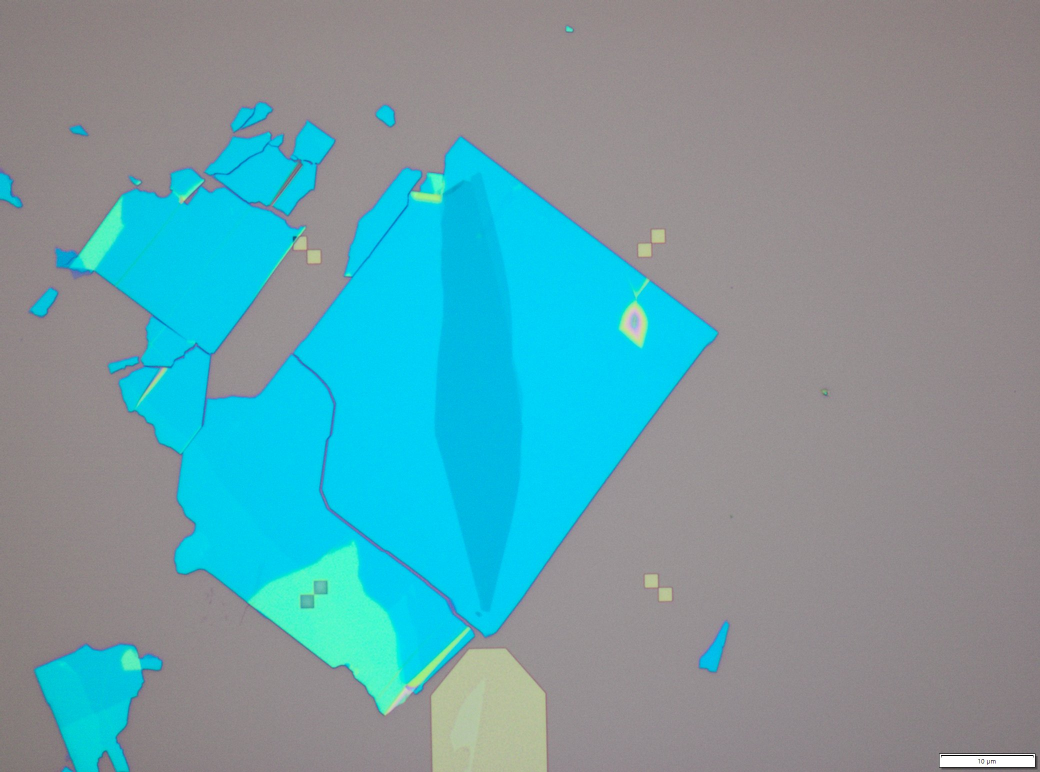
#> input picture tests_resources/ml08/bottom_part.jpg, 2080 x 1544 px (shown at 1/2 size)
$ python ecc_register.py --raw ../../../../../tests_resources/ml08/bottom_part.jpg --lut ../../../../../tests_resources/ml08/full_stack_raw.jpg --output-dir out
#> lines starting #> are read from the running program, lines starting #| are printed output that depends on the picture
#> in main, raw_img is the input picture: shape (1544, 2080, 3); mean B, G, R 165, 157.1, 109.8
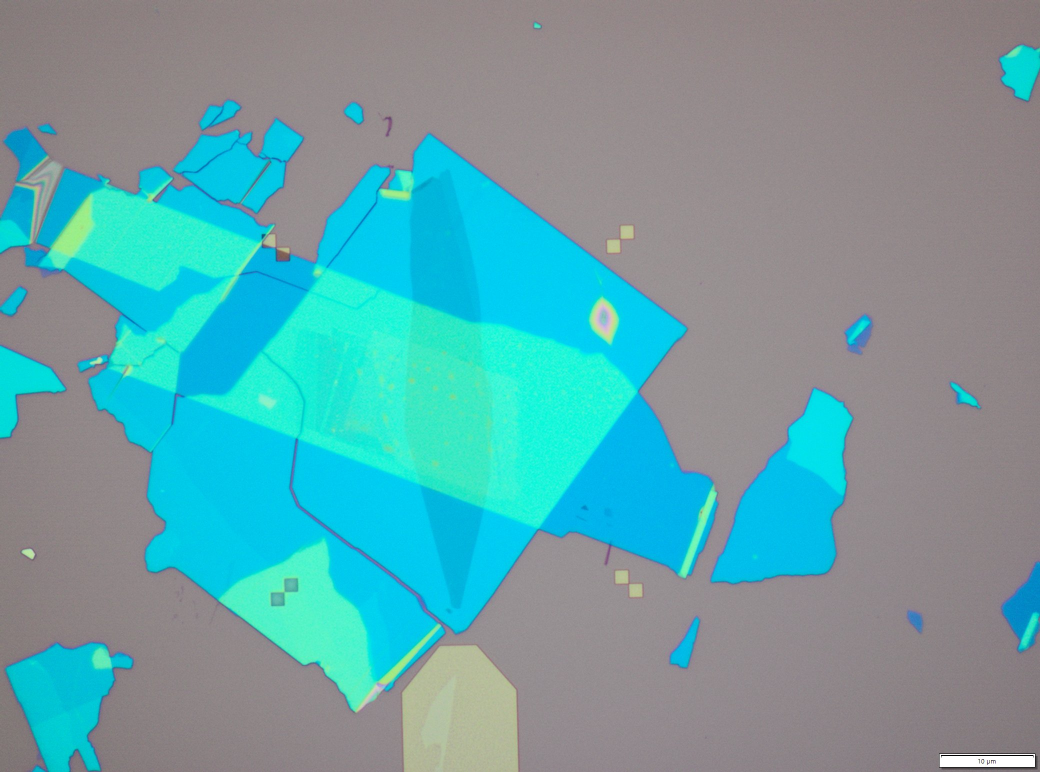
#> input picture tests_resources/ml08/full_stack_raw.jpg, 2080 x 1544 px (shown at 1/2 size)
#> in main, lut_img is the input picture: shape (1544, 2080, 3); mean B, G, R 165.8, 161.4, 102.9
#!/usr/bin/env python
"""ECC translation alignment between raw and LUT full-stack images.

Computes the spatial shift (dx, dy) between the raw microscope image and the
LUT (color-enhanced) version using Enhanced Correlation Coefficient alignment
with a translation-only motion model.

Creates or initialises combine_report.json with the raw2lut section.

Usage:
    conda run -n base python ecc_register.py \
        --raw full_stack_raw.jpg \
        --lut full_stack_w_LUT.jpg \
        --output-dir /tmp/combine
"""

import argparse
import json
import os
import sys

import cv2
import numpy as np


def ecc_translation(ref_image, mov_image):
    """Compute ECC translation alignment between two images.

    Args:
        ref_image: Reference image (BGR or grayscale uint8).
        mov_image: Moving image (BGR or grayscale uint8).

    Returns:
        Tuple of (dx, dy, correlation).
        dx/dy are the translation offsets (ref -> mov).
        correlation is the ECC value at convergence.
    """
    # Convert to grayscale
    if ref_image.ndim == 3:
        gray_ref = cv2.cvtColor(ref_image, cv2.COLOR_BGR2GRAY)
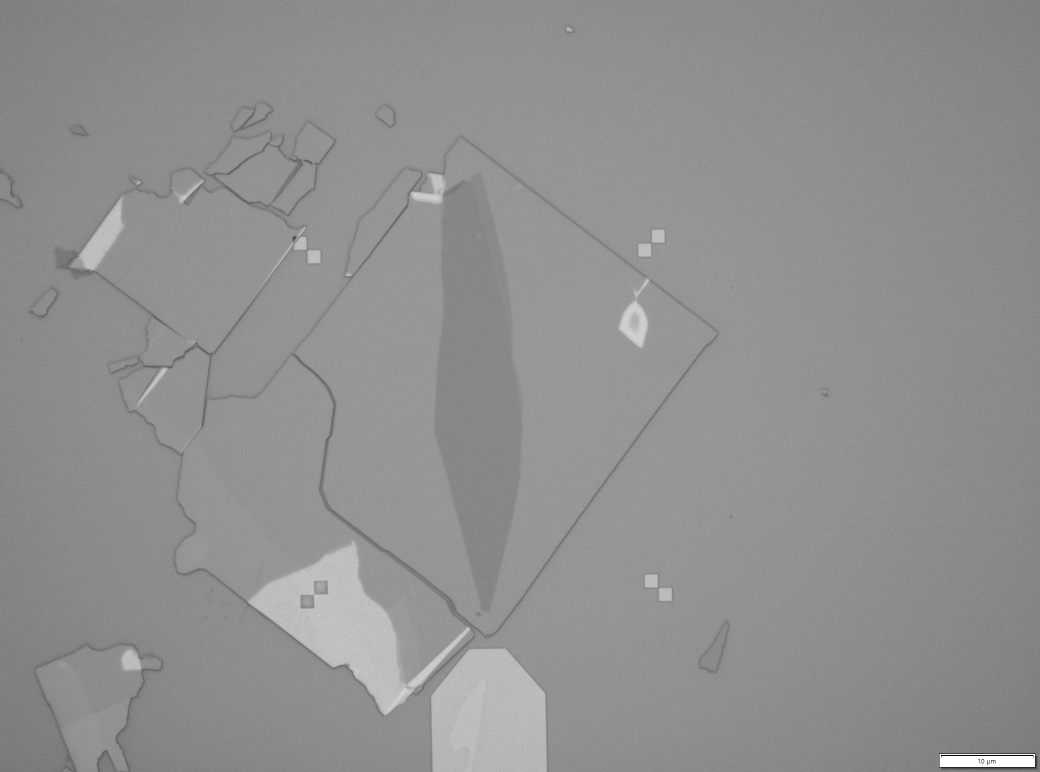
#> gray_ref: shape (1544, 2080) (shown at 1/2 size); min 0, max 255, mean 143.9
    else:
        gray_ref = ref_image.copy()

    if mov_image.ndim == 3:
        gray_mov = cv2.cvtColor(mov_image, cv2.COLOR_BGR2GRAY)
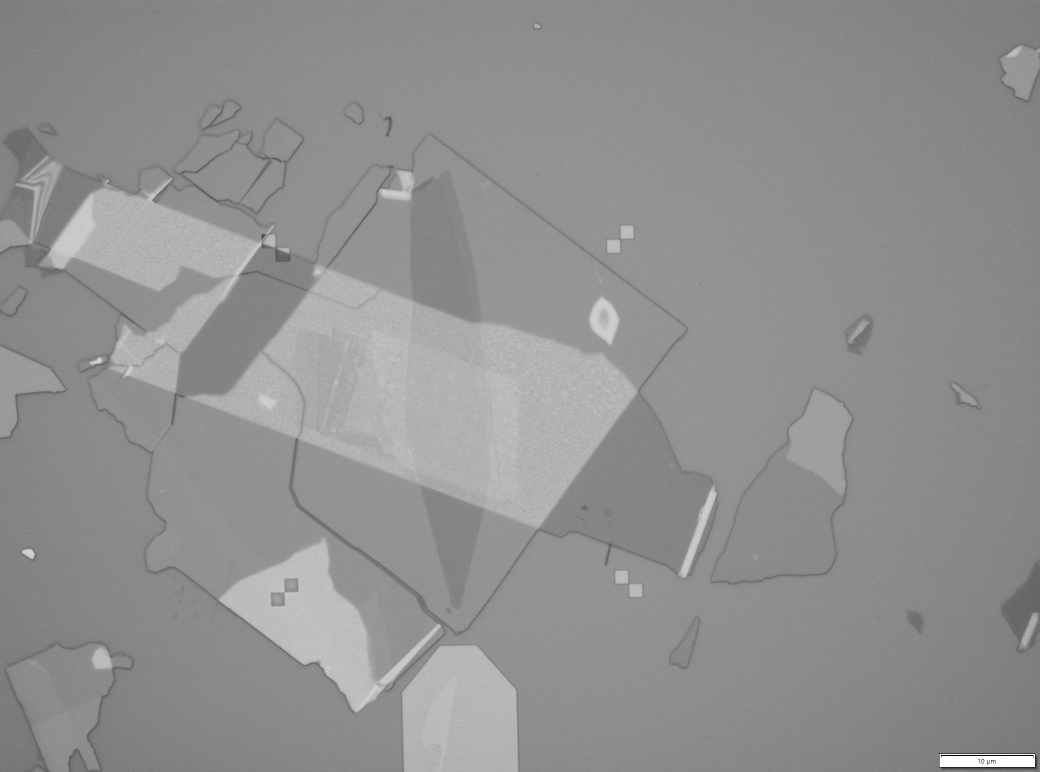
#> gray_mov: shape (1544, 2080) (shown at 1/2 size); min 0, max 255, mean 144.4
    else:
        gray_mov = mov_image.copy()

    # Equalize histograms for robustness
    eq_ref = cv2.equalizeHist(gray_ref)
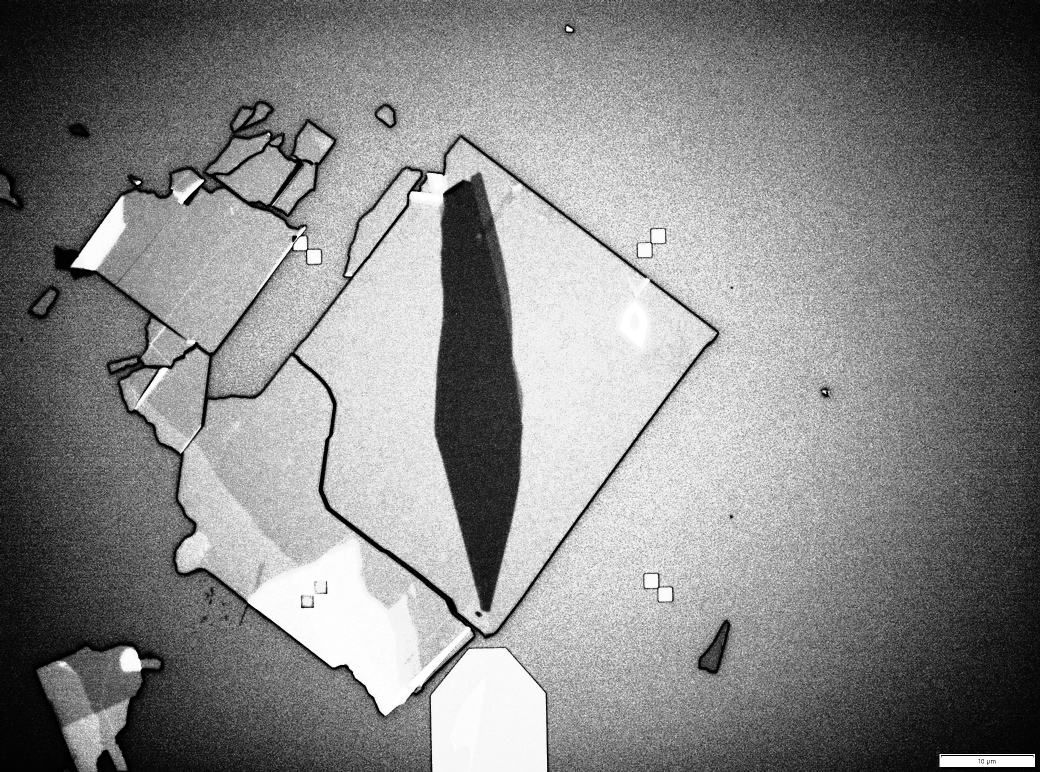
#> eq_ref: shape (1544, 2080) (shown at 1/2 size); min 0, max 255, mean 132.7
    eq_mov = cv2.equalizeHist(gray_mov)
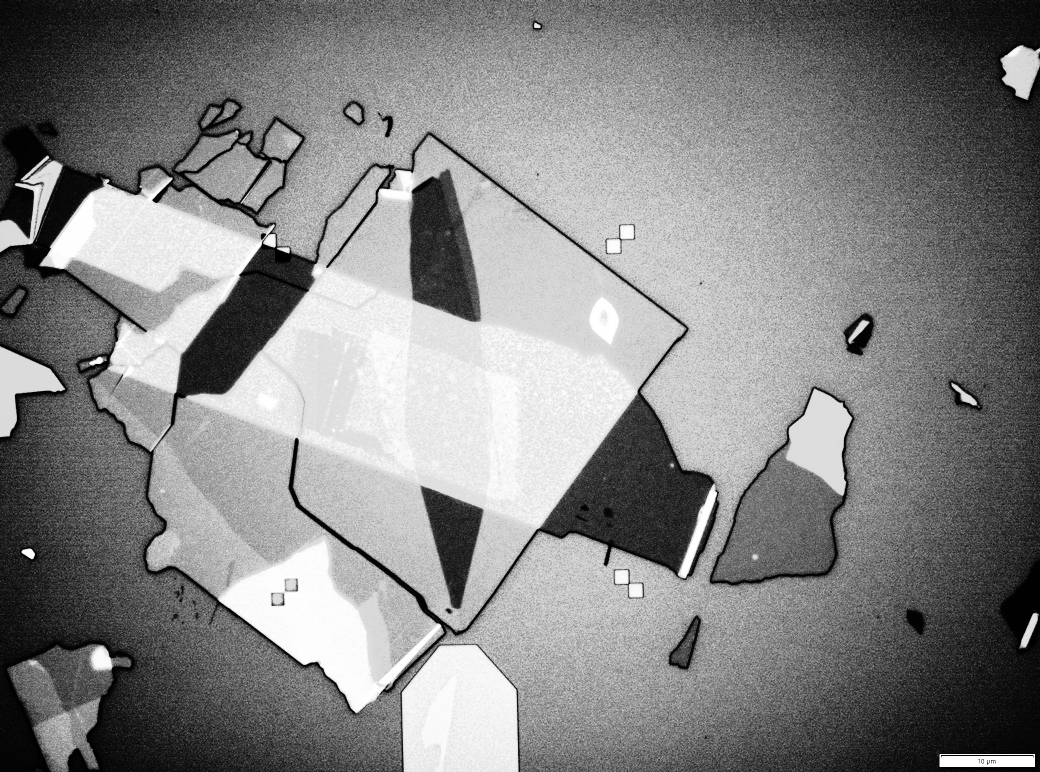
#> eq_mov: shape (1544, 2080) (shown at 1/2 size); min 0, max 255, mean 131.6

    # Initialize identity warp
    warp_matrix = np.eye(2, 3, dtype=np.float32)

    criteria = (
        cv2.TERM_CRITERIA_EPS | cv2.TERM_CRITERIA_COUNT,
        5000,
        1e-8,
    )

    try:
        cc, warp_matrix = cv2.findTransformECC(
            eq_ref, eq_mov, warp_matrix, cv2.MOTION_TRANSLATION, criteria
        )
#> cc = 0.606; warp_matrix = [[1, 0, -1.79], [0, 1, 0.0569]]
    except cv2.error:
        print("WARNING: ECC failed to converge, using identity", file=sys.stderr)
        cc = 0.0
        warp_matrix = np.eye(2, 3, dtype=np.float32)

    dx = float(warp_matrix[0, 2])
#> dx = -1.79
    dy = float(warp_matrix[1, 2])
#> dy = 0.0569
    return dx, dy, float(cc)


def main():
    parser = argparse.ArgumentParser(
        description="ECC translation alignment between raw and LUT images"
    )
    parser.add_argument("--raw", required=True,
                        help="Path to full_stack_raw image")
    parser.add_argument("--lut", required=True,
                        help="Path to full_stack_w_LUT image")
    parser.add_argument("--output-dir", required=True,
                        help="Output directory for combine_report.json")
    args = parser.parse_args()

    # Load images
    raw_img = cv2.imread(os.path.abspath(args.raw))
    if raw_img is None:
        print(f"ERROR: Cannot read raw image: {args.raw}", file=sys.stderr)
        sys.exit(1)

    lut_img = cv2.imread(os.path.abspath(args.lut))
    if lut_img is None:
        print(f"ERROR: Cannot read LUT image: {args.lut}", file=sys.stderr)
        sys.exit(1)

    os.makedirs(args.output_dir, exist_ok=True)

    # Compute ECC translation
    dx, dy, cc = ecc_translation(raw_img, lut_img)
#> dx = -1.79; dy = 0.0569; cc = 0.606

    # Write combine_report.json
    report = {
        "raw2lut": {
            "dx": round(dx, 1),
            "dy": round(dy, 1),
            "rotation_deg": 0.0,
            "scale": 1.0,
            "ecc_correlation": round(cc, 4),
            "method": "ecc_translation",
        }
    }

    report_path = os.path.join(args.output_dir, "combine_report.json")
    with open(report_path, "w") as f:
        json.dump(report, f, indent=2)

    # Summary
    print(f"OK: ECC translation alignment complete")
    print(f"  dx={dx:.1f} px, dy={dy:.1f} px")
#|   dx=-1.8 px, dy=0.1 px
    print(f"  ECC correlation: {cc:.4f}")
#|   ECC correlation: 0.6057
    print(f"  Report: {report_path}")


if __name__ == "__main__":
    main()
